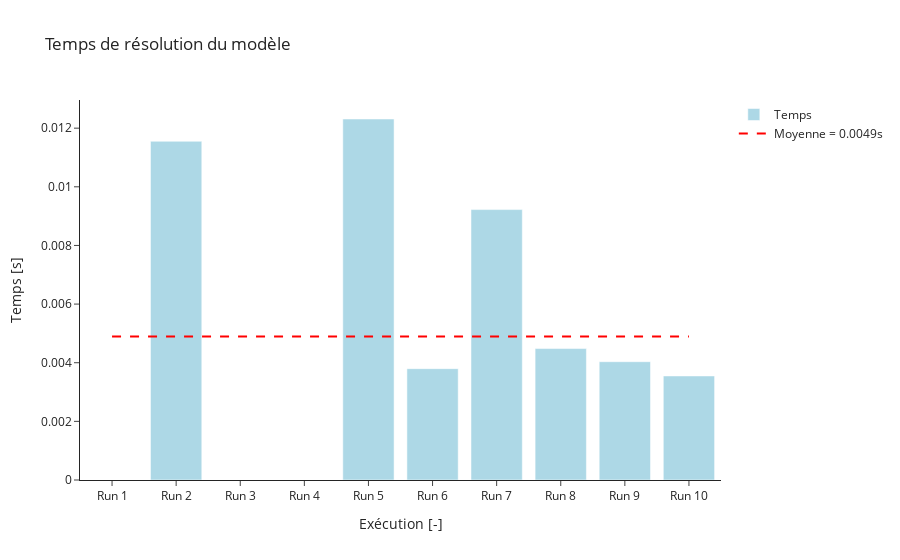

Notebook code for this chart:
### Markdown cell above
---
### Performances du solver
Au-delà de la qualité de la solution, il est important d'évaluer la éfficacité de résolution du modèle. Pour cela, nous avons mesuré les temps d'exécution du solveur sur 10 éxecutions consécutives. Les résultats obtenus sont présentés ci-dessous.

### Code cell
def resoudre_modele():
    problem.solve(solver=cp.GLPK)
temps_resolution = []

for _ in range(10):
    start = time.time()
    resoudre_modele()
    end = time.time()
    temps_resolution.append(end - start)


moyenne = mean(temps_resolution)

fig = go.Figure()
fig.add_trace(go.Bar(x=[f"Run {i+1}" for i in range(10)], y=temps_resolution, name="Temps", marker_color="lightblue"))
fig.add_trace(go.Scatter(x=[f"Run {i+1}" for i in range(10)], y=[moyenne]*10, mode="lines", name=f"Moyenne = {moyenne:.4f}s", line=dict(color="red", dash="dash")))
fig.update_layout(title="Temps de résolution du modèle", xaxis_title="Exécution [-]", yaxis_title="Temps [s]", template="simple_white")
fig.show()

### Figure 1 — Plotly figure (JSON) as saved in the notebook; plotly's stock layout.template omitted (floating-point values rounded to 4 significant figures)
{"data": [{"marker": {"color": "lightblue"}, "name": "Temps", "type": "bar", "x": ["Run 1", "Run 2", "Run 3", "Run 4", "Run 5", "Run 6", "Run 7", "Run 8", "Run 9", "Run 10"], "y": [0, 0.01155, 0, 0, 0.01231, 0.003797, 0.009223, 0.004483, 0.004035, 0.003549]}, {"line": {"color": "red", "dash": "dash"}, "mode": "lines", "name": "Moyenne = 0.0049s", "type": "scatter", "x": ["Run 1", "Run 2", "Run 3", "Run 4", "Run 5", "Run 6", "Run 7", "Run 8", "Run 9", "Run 10"], "y": [0.004895, 0.004895, 0.004895, 0.004895, 0.004895, 0.004895, 0.004895, 0.004895, 0.004895, 0.004895]}], "layout": {"title": {"text": "Temps de résolution du modèle"}, "xaxis": {"title": {"text": "Exécution [-]"}}, "yaxis": {"title": {"text": "Temps [s]"}}}}
